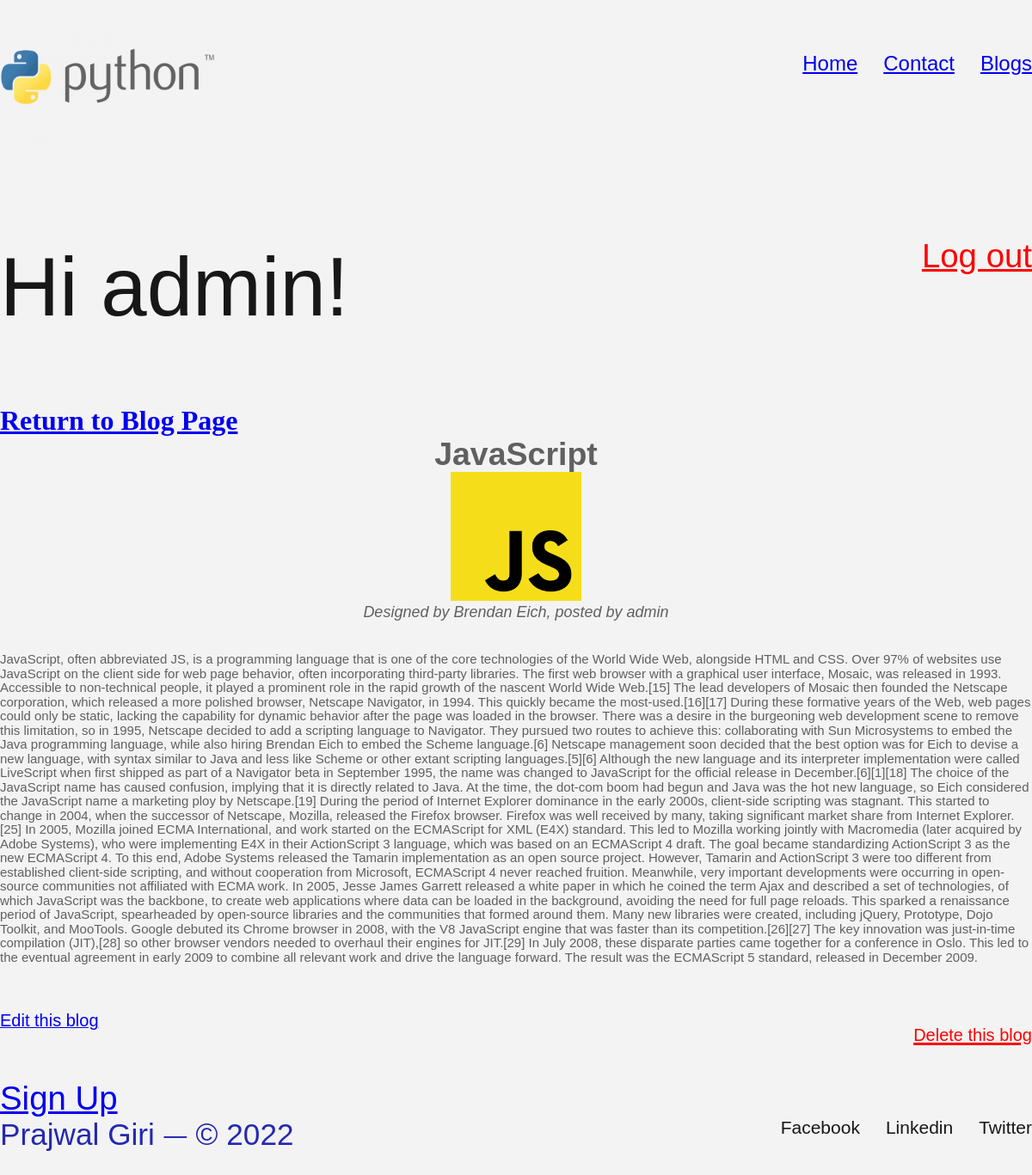
The app's page /blog/2/ (signed in) with its own data.
### blogsapp/models.py (models this page shows, shortened)
class Cblogs(models.Model):
    title = models.CharField(max_length=100, null=True)
    author = models.ForeignKey("auth.User", on_delete=models.CASCADE)
    text = models.TextField()
    developer = models.CharField(max_length=100, null=True)
    body = models.CharField(max_length=250, null=True)
    header_image = models.ImageField(
        null=True, blank=True, upload_to='images/')

### blogsapp/views.py (the view)
# urls.py: path('blog/<int:blog_id>/', detail, name='blogdetail'),
def detail(request, blog_id):
    context = {
        'dresult': Cblogs.objects.get(id=blog_id)
    }
    return render(request, 'blogfolder/blogdetail.html', context)

### templates/blogfolder/blogdetail.html
{%extends "base.html"%}
{%block content%}
<a href="{% url 'blog1' %}">
    <h1>Return to Blog Page</h1>
</a>
<section class="blogbody">
    <h1>{{dresult.title}}</h1>
</section>
<div class="blog-card-img">
    <img src="{{dresult.header_image.url}}" alt="" class="img-responsive1">
</div>
<section class="blogbody1">
    <em>Designed by {{dresult.developer}}, posted by {{dresult.author}}</em>
</section>
<br>
<br>
<p class="textbody">{{dresult.text}}</p>
<br>
<br>
<br>
</div>
<div class="flex">
    <a href="{% url 'blog_edit' dresult.pk %}" class="nav-links underline"><span class="create">Edit this
            blog</span></a>
    <a href="{% url 'blog_delete' dresult.pk %}" class="color-red"><span class="create">Delete this
            blog</span></a>
</div>
</div>
<br>
<br>
{%endblock content%}

### templates/base.html (shortened to what this page needs)
{% load static %}
<!DOCTYPE html>
<html lang="en">
<head>
    <link rel="stylesheet" href="{% static 'css/style.css'%}">
</head>
<body>
    <header>
        <div class="navbar">
            <a href="{% url 'home' %}"><img src="../static/images/py.png" alt="python logo" class="navlogo" /></a>
            <nav>
                <a href="{% url 'home' %}">Home</a>
                <a href="{% url 'contact' %}">Contact</a>
                <a href="{% url 'blog1' %}">Blogs</a>
            </nav>
        </div>
    </header>
    <div class="container">
        {% if user.is_authenticated %}
        <div class="flex">
            <h2 class="hero-title">Hi {{ user.username }}!</h2>
            <p><a href="{% url 'logout' %}" class="nav-links color-red">Log out</a></p>
        </div>
        <main>
            <div class="container">
                {% block content%}
                {% endblock content%}
        {% else %}
        <p class="blog-card-subtitle">You are not logged in.</p>
        <div class="flex mb-4">
            <a href="{% url 'login' %}" class="abc">Log In</a>
            {% endif %}
            <a href="{% url 'signup' %}" class="abc">Sign Up</a>
        <br>
    <footer>
        <div class="downleft">
            Prajwal Giri ⏤ &#169 2022
        </div>
        <div class="downright">
            <a href="https://www.facebook.com" class="social-link" target="_blank">Facebook</a>
            <a href="https://www.linkedin.com" class="social-link" target="_blank">Linkedin</a>
            <a href="https://twitter.com/?lang=en" class="social-link" target="_blank">Twitter</a>
        </div>
    </footer>
</body>
</html>

### staticfolder/css/style.css (style rules this page uses)
* { margin: 0; padding: 0; box-sizing: border-box; }
body { background-color: #f3f3f3; max-width: 1200px; margin: auto; }
.navbar { display: flex; justify-content: space-between; }
nav { display: flex; gap: 30px; margin-top: 60px; margin-bottom: 100px; }
.navbar { font-family: "DM Sans", sans-serif; font-size: 24px; font-weight: 500; text-decoration: none; color: #181717; }
.navlogo { width: 250px; height: 150px; margin-top: 20px; margin-bottom: 100px; }
footer { display: flex; justify-content: space-between; margin-bottom: 50px; }
.downleft { font-family: "DM Sans", sans-serif; font-style: normal; font-weight: 500; font-size: 2.2rem; color: #2429af; }
.downright { display: flex; gap: 30px; }
.social-link { font-family: "DM Sans", sans-serif; font-style: normal; font-weight: 500; font-size: 21px; color: #181717; text-decoration: none; }
.blogbody { font-family: "DM Sans", sans-serif; font-style: normal; font-weight: normal; font-size: 25px; color: #606060; line-height: 1.1; margin-bottom: 0px; text-align: center; }
.blogbody1 { font-family: "DM Sans", sans-serif; font-style: normal; font-weight: normal; font-size: 18px; color: #606060; line-height: 1.1; margin-bottom: 0px; text-align: center; }
.textbody { font-family: "DM Sans", sans-serif; font-style: normal; font-weight: normal; font-size: 15px; color: #606060; line-height: 1.1; margin-bottom: 0px; }
.flex { display: flex; justify-content: space-between; align-items: flex-start; }
.create { font-family: "DM Sans", sans-serif; font-size: 20px; }
.hero-title { font-family: "DM Sans", sans-serif; font-style: normal; font-weight: 500; font-size: 6rem; color: #181717; line-height: 1.2; margin-bottom: 5rem; }
.color-red { color: #ff0000; font-family: "DM Sans", sans-serif; font-size: 2.4rem; font-weight: 500; }
.img-responsive1 { max-width: 100%; height: auto; float: center; width: 300px; height: 150px; object-fit: cover; }
.blog-card-img { text-align: center; }
.abc { font-family: "DM Sans", sans-serif; font-size: 2.4rem; font-weight: 500; }

### records on screen
Cblogs: title "JavaScript", header_image (picture), developer "Brendan Eich", author "admin", text "JavaScript, often abbreviated JS, is a programming language that is one of the core technologies of the World Wide Web, alongside HTML and CSS. Over 97% of websites use JavaScript on the client side for web page behavior, often incorporating third-party libraries. The first web browser with a graphical user interface, Mosaic, was released in 1993. Accessible to non-technical people, it played a prominent role in the rapid growth of the nascent World Wide Web.[15] The lead developers of Mosaic then founded the Netscape corporation, which released a more polished browser, Netscape Navigator, in 1994. This quickly became the most-used.[16][17] During these formative years of the Web, web pages…"

### other values on screen
{{ user.username }} "admin"
